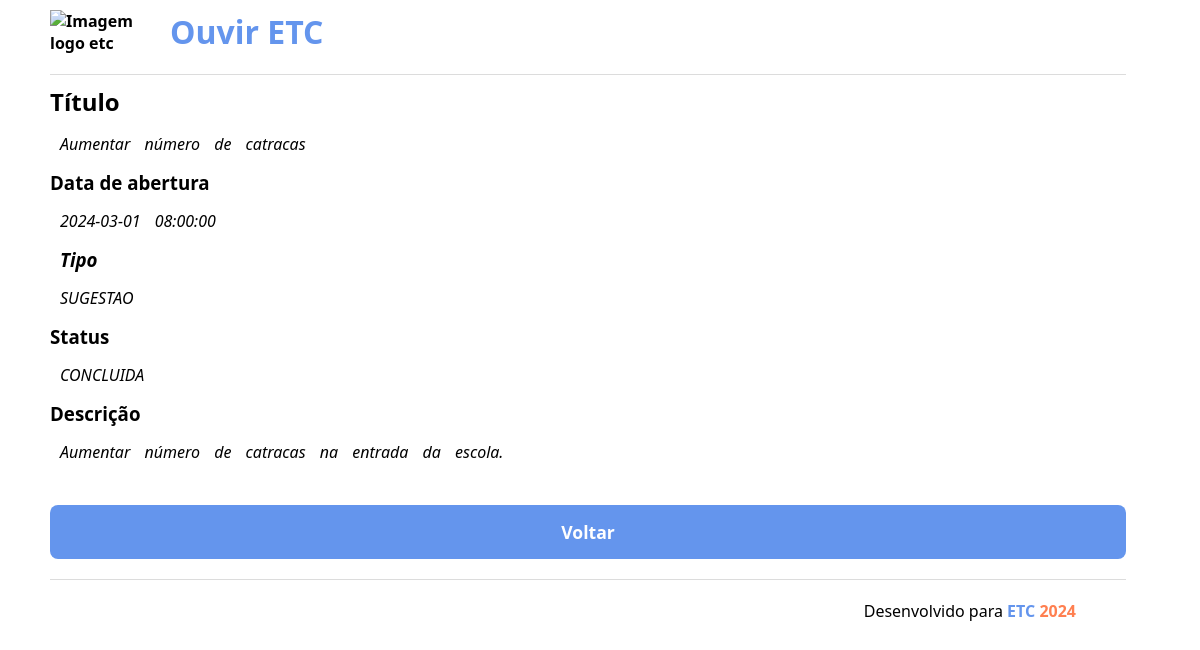
Page /fontes/relatos-detalhes.php?id=10000 on the committed database.
### tables this page shows
CREATE TABLE relatos (
id int PRIMARY KEY not null,
    dataabertura datetime not null,
    dataconclusao datetime null,
    titulo varchar(100) not null,
    descricao text,
    tipo ENUM('SUGESTAO', 'ELOGIO', 'RECLAMACAO') NOT NULL DEFAULT('RECLAMACAO'),
    status ENUM('ABERTA', 'CANCELADA', 'CONCLUIDA', 'PENDENTE') NOT NULL DEFAULT('ABERTA'),
    anexo varchar(255) null,
usuarioid int null,
    FOREIGN KEY (usuarioid) REFERENCES usuarios(id)
);

### fontes/relatos-detalhes.php (the view, shortened to what this page needs)
<?php
$id = $_GET['id'] ?? 0;
$dsn = 'mysql:host=localhost;dbname=ouvir_etc_db;charset=utf8;';
$conn = new PDO($dsn, 'root', '');
$query = "SELECT * FROM ouvir_etc_db.relatos WHERE id = :id;";
$stmt = $conn->prepare($query);
$stmt->bindValue(':id', $id);
$stmt->execute();
$relato = $stmt->fetch(PDO::FETCH_BOTH);
?>
<!DOCTYPE html>
<html lang="pt-br">
<head>
    <link rel="stylesheet" href="assets/css/style.css">
</head>
<body>
    <header>
        <a href="index.php">
            <img src="assets/img/logoetc.png" alt="Imagem logo etc">
            <h1>Ouvir <span>ETC</span></h1>
        </a>
    </header>
    <main>
        <section class="dados">
            <h2>Título</h2>
            <p class="texto"><?= $relato['titulo']; ?></p>
            <h3>Data de abertura</h3>
            <p class="texto"><?= $relato['dataabertura']; ?></p>
            <h3 class="texto">Tipo</h3>
            <p class="texto"><?= $relato['tipo']; ?></p>
            <h3>Status</h3>
            <p class="texto"><?= $relato['status']; ?></p>
            <h3>Descrição</h3>
            <p class="texto"><?= $relato['descricao']; ?></p>
            <br>
            <a href="relatos.php" class="btn">Voltar</a>
        </section>
    </main>
    <footer>
        <p>Desenvolvido para <span class="footer-etc">ETC</span> <span class="footer-ano"> 2024</span></p>
    </footer>
</body>
</html>

### rows in the picture
relatos: titulo "Aumentar número de catracas", dataabertura "2024-03-01 08:00:00", tipo "SUGESTAO", status "CONCLUIDA", descricao "Aumentar número de catracas na entrada da escola."
